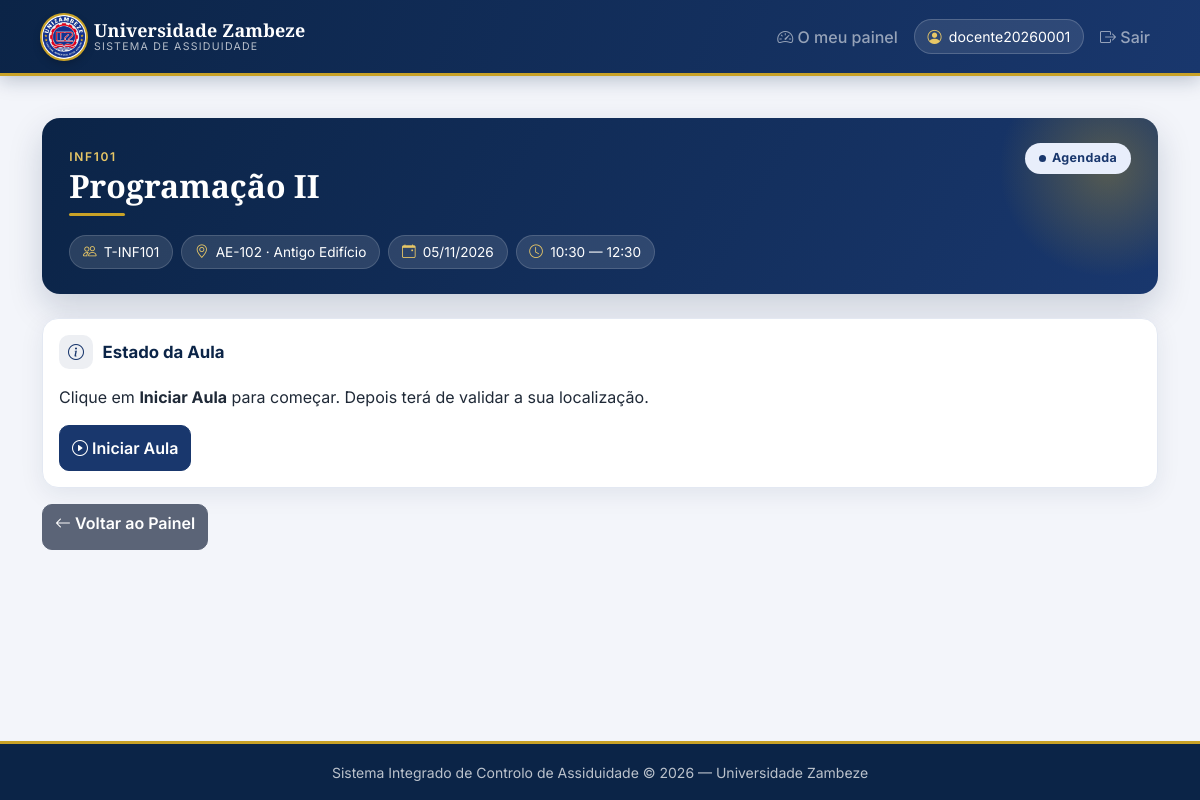
Screenshot of /aula/87/ (signed in) with the database file from the repository.
### sistema/models.py (models this page shows, shortened)
class Aula(models.Model):
    ESTADOS = [
        ("agendada", "Agendada"),
        ("em_curso", "Em curso"),
        ("validada", "Validada"),
        ("bloqueada", "Bloqueada"),
        ("cancelada", "Cancelada"),
    ]
    turma = models.ForeignKey(Turma, on_delete=models.PROTECT)
    docente = models.ForeignKey(Docente, on_delete=models.PROTECT)
    uc = models.ForeignKey(UC, on_delete=models.PROTECT)
    sala = models.ForeignKey(Sala, on_delete=models.PROTECT)
    data = models.DateField()
    hora_inicio = models.TimeField()
    hora_fim = models.TimeField()
    sumario = models.TextField(blank=True)
    tema = models.CharField(max_length=200, blank=True)
    estado = models.CharField(max_length=20, choices=ESTADOS, default="agendada")
    hora_inicio_real = models.TimeField(null=True, blank=True)
    hora_fim_real = models.TimeField(null=True, blank=True)
    class Meta:
        verbose_name = "Aula"
        verbose_name_plural = "Aulas"

class UC(models.Model):
    codigo = models.CharField(max_length=20, unique=True)
    nome = models.CharField(max_length=200)
    curso = models.ForeignKey(Curso, on_delete=models.CASCADE)
    creditos = models.IntegerField()
    carga_horaria = models.IntegerField(help_text="Horas totais")
    class Meta:
        verbose_name = "Unidade Curricular"
        verbose_name_plural = "Unidades Curriculares"

class Turma(models.Model):
    codigo = models.CharField(max_length=20, unique=True)
    uc = models.ForeignKey(UC, on_delete=models.CASCADE)
    ano_letivo = models.CharField(max_length=10)
    semestre = models.CharField(max_length=10)
    capacidade = models.IntegerField()
    estado = models.BooleanField(default=True)

class Sala(models.Model):
    EDIFICIOS = [
        ("Novo Edifício", "Novo Edifício"),
        ("Antigo Edifício", "Antigo Edifício"),
        ("Faculdade de Direito", "Faculdade de Direito"),
        ("Anfiteatros", "Anfiteatros"),
    ]
    codigo = models.CharField(max_length=20, unique=True)
    edificio = models.CharField(max_length=100, choices=EDIFICIOS)
    piso = models.CharField(max_length=10)
    recinto = models.ForeignKey(Recinto, on_delete=models.PROTECT, null=True, blank=True)
    latitude = models.DecimalField(max_digits=10, decimal_places=7, null=True, blank=True)
    longitude = models.DecimalField(max_digits=10, decimal_places=7, null=True, blank=True)
    qr_code = models.CharField(max_length=100, blank=True, help_text="Código QR da sala")
    wifi_ssid = models.CharField(max_length=100, blank=True)
    ip_subnet = models.CharField(max_length=50, blank=True, help_text="Ex: 192.168.10.0/24")
    beacon_id = models.CharField(max_length=100, blank=True)
    estado = models.BooleanField(default=True)
    class Meta:
        verbose_name = "Sala"
        verbose_name_plural = "Salas"

### sistema/views.py (the view, shortened to what this page needs)
# urls.py: path("aula/<int:aula_id>/", views.detalhe_aula, name="detalhe_aula"),
@login_required(login_url="login")
def detalhe_aula(request, aula_id):
    aula = get_object_or_404(Aula, id=aula_id)
    inscricoes = Inscricao.objects.filter(turma=aula.turma)
    estudantes = [i.estudante for i in inscricoes]
    presencas = Presenca.objects.filter(aula=aula)
    validacao = ValidacaoAula.objects.filter(aula=aula).order_by("-data_hora").first()
    context = {
        "aula": aula,
        "estudantes": estudantes,
        "presencas": presencas,
        "validacao": validacao,
    }
    return render(request, "sistema/aula_detalhe.html", context)

### sistema/views.py (called while the page is built)
def _nao_e_dono(request, aula):
    if request.user.is_superuser:
        return False
    return aula.docente.user_id != request.user.id

### sistema/templates/sistema/aula_detalhe.html (shortened to what this page needs)
{% extends 'sistema/base.html' %}
{% block content %}
<div class="aula-cabecalho mb-4">
    <div class="d-flex justify-content-between align-items-start flex-wrap gap-2 position-relative" style="z-index:1;">
        <div>
            <span class="aula-uc-codigo">{{ aula.uc.codigo }}</span>
            <h2>{{ aula.uc.nome }}</h2>
        </div>
        <span class="badge-estado badge-{{ aula.estado }}">{{ aula.get_estado_display }}</span>
    </div>
    <div class="d-flex flex-wrap gap-2 mt-3 position-relative" style="z-index:1;">
        <span class="chip"><i class="bi bi-people"></i> {{ aula.turma.codigo }}</span>
        <span class="chip"><i class="bi bi-geo-alt"></i> {{ aula.sala.codigo }} · {{ aula.sala.edificio }}</span>
        <span class="chip"><i class="bi bi-calendar-event"></i> {{ aula.data|date:"d/m/Y" }}</span>
        <span class="chip"><i class="bi bi-clock"></i> {{ aula.hora_inicio|time:"H:i" }} — {{ aula.hora_fim|time:"H:i" }}</span>
    </div>
</div>
<div class="card mb-3">
    <div class="card-body">
        <h5><i class="bi bi-info-circle"></i> Estado da Aula</h5>
        <div id="estado-container">
            {% if aula.estado == "agendada" %}
                <p class="mb-3">Clique em <strong>Iniciar Aula</strong> para começar. Depois terá de validar a sua localização.</p>
                <button class="btn btn-primary btn-mobile" id="btn-iniciar" data-aula="{{ aula.id }}">
                    <i class="bi bi-play-circle"></i> Iniciar Aula
                </button>
            {% else %}
                <div class="alert alert-info">
                    <i class="bi bi-info-circle"></i>
                    Esta aula está <strong>{{ aula.get_estado_display|lower }}</strong>.
                </div>
            {% endif %}
        </div>
    </div>
</div>
<a href="{% url 'painel' %}" class="btn btn-secondary btn-mobile">
    <i class="bi bi-arrow-left"></i> Voltar ao Painel
</a>
{% endblock %}

### sistema/templates/sistema/base.html (shortened to what this page needs)
{% load static %}
<!DOCTYPE html>
<html lang="pt">
<head>
    <link href="https://cdn.jsdelivr.net/npm/bootstrap@5.3.0/dist/css/bootstrap.min.css" rel="stylesheet">
    <link href="https://cdn.jsdelivr.net/npm/bootstrap-icons@1.11.0/font/bootstrap-icons.css" rel="stylesheet">
    <link rel="stylesheet" href="{% static 'css/estilo.css' %}">
</head>
<body class="{% block body_class %}{% endblock %}">
<nav class="navbar navbar-expand-lg navbar-dark navbar-uz sticky-top">
    <div class="container">
        <a class="navbar-brand d-flex align-items-center gap-2 mx-auto mx-lg-0" href="/">
            <img src="{% static 'img/logo-uz.png' %}" class="logo-navbar" alt="Universidade Zambeze" width="44" height="44">
            <span class="marca text-center text-lg-start">
                <strong>Universidade Zambeze</strong>
                <small>Sistema de Assiduidade</small>
            </span>
        </a>
        <div class="collapse navbar-collapse" id="menuPrincipal">
            <ul class="navbar-nav ms-auto align-items-lg-center gap-lg-2">
                {% if user.is_authenticated %}
                    {% if user.is_superuser or user.groups.exists %}
                    <li class="nav-item">
                        <a class="nav-link" href="{% url 'coordenacao' %}">
                            <i class="bi bi-diagram-3"></i> Coordenação
                        </a>
                    </li>
                    {% else %}
                    <li class="nav-item">
                        <a class="nav-link" href="{% url 'painel' %}">
                            <i class="bi bi-speedometer2"></i> O meu painel
                        </a>
                    </li>
                    {% endif %}
                    <li class="nav-item">
                        <span class="chip-utilizador">
                            <i class="bi bi-person-circle"></i> {{ user.username }}
                        </span>
                    </li>
                    <li class="nav-item">
                        <a class="nav-link" href="/logout/">
                            <i class="bi bi-box-arrow-right"></i> Sair
                        </a>
                    </li>
                {% else %}
                    <li class="nav-item">
                        <a class="nav-link" href="/login/">
                            <i class="bi bi-box-arrow-in-right"></i> Entrar
                        </a>
                    </li>
                {% endif %}
            </ul>
        </div>
    </div>
</nav>
<main class="container mb-5">
    {% block content %}{% endblock %}
</main>
<footer class="rodape-uz text-center py-3">
    <small>
        Sistema Integrado de Controlo de Assiduidade &copy; 2026 —
        Universidade Zambeze
    </small>
</footer>
</body>
</html>

### rows the page displays
Aula: uc.codigo "INF101", uc.nome "Programação II", estado "Agendada", turma.codigo "T-INF101", sala.codigo "AE-102", sala.edificio "Antigo Edifício", data "05/11/2026", hora_inicio "10:30", hora_fim "12:30"

### other values shown
{{ user.username }} "docente20260001"
